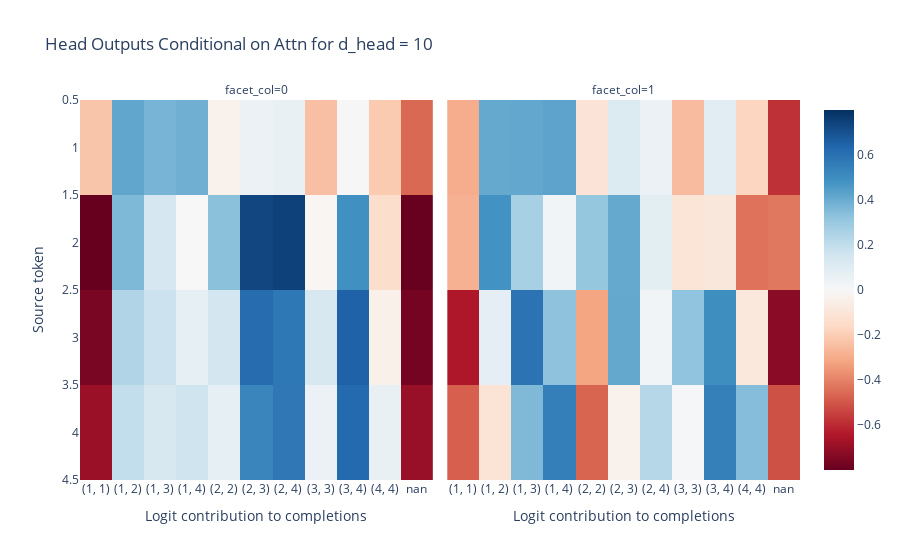
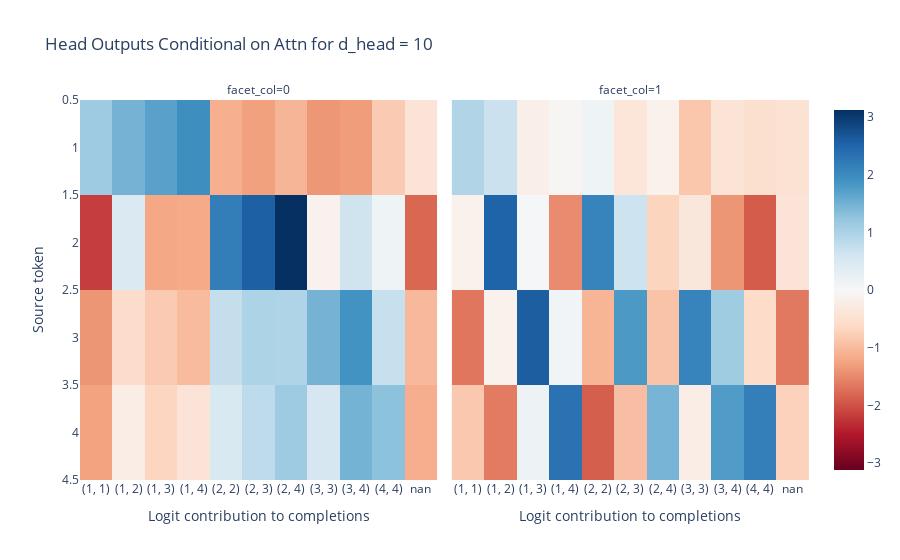
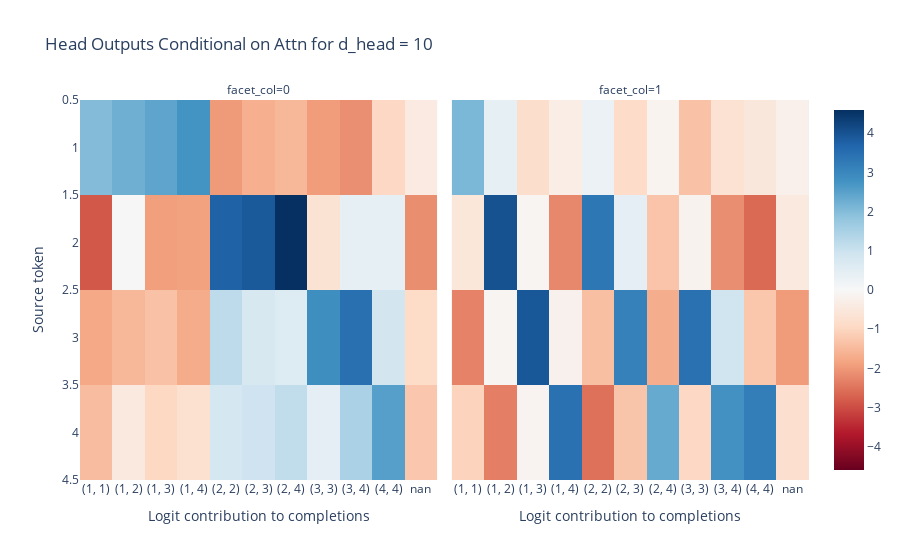

Notebook code cell kept with these figures, in order:
### Code cell
indx = list(ans_map.keys())
indx.append("nan")
x_labels = [str(x) for x in indx]

for dh in [10]:
    cached_models = checkpoints[dh]+[models[dh]]
    for k, pre_trained in enumerate(cached_models):
        head_outputs = t.zeros((model_config.n_heads, model_config.n_ctx, model_config.d_vocab))

        ## getting DLA from each token to each possible continuation
        for i in range(1,5):
            seq = [i,0]
            X = t.Tensor(seq).unsqueeze(0).int()
            for head in range(model_config.n_heads):
                temp = get_head_to_resid(pre_trained, pre_trained.activation_cache, head, X)
                temp = get_head_to_logits(pre_trained, temp)
                #print(head_outputs[head, i-1].shape, temp[0,-1].shape)
                head_outputs[head, i-1,:] = temp[0,-1,:]
        
        seq = [1,2,3,4,0]
        rankings = get_rankings(seq, pre_trained)


        ## getting attention of each token per head


        print(f"Model with d_head = {dh} and num_model = {k} is hierarchical? {is_hier(pre_trained, seq)}")
        print(f"Attention ranking is {rankings}")
        imshow(head_outputs, facet_col = 0, y = [1,2,3,4], x = x_labels, title = f"Head Outputs Conditional on Attn for d_head = {dh}",xaxis = "Logit contribution to completions", yaxis = "Source token")

### Figure 1 — Plotly figure (JSON) as saved in the notebook; plotly's stock layout.template omitted (floating-point values rounded to 4 significant figures)
{"data": [{"coloraxis": "coloraxis", "hovertemplate": "Logit contribution to completions: %{x}<br>Source token: %{y}<br>color: %{z}<extra></extra>", "name": "0", "type": "heatmap", "x": ["(1, 1)", "(1, 2)", "(1, 3)", "(1, 4)", "(2, 2)", "(2, 3)", "(2, 4)", "(3, 3)", "(3, 4)", "(4, 4)", "nan"], "xaxis": "x", "y": [1, 2, 3, 4], "yaxis": "y", "z": [[-0.226, 0.4186, 0.3725, 0.3885, -0.03507, 0.0516, 0.06341, -0.2411, -0.003243, -0.2099, -0.4572], [-0.7985, 0.3578, 0.1391, 0.001253, 0.3306, 0.732, 0.7477, -0.01374, 0.4894, -0.1442, -0.7956], [-0.7603, 0.2419, 0.1733, 0.07371, 0.1463, 0.6175, 0.576, 0.1312, 0.6503, -0.04192, -0.7709], [-0.6911, 0.1978, 0.1325, 0.1648, 0.07186, 0.5279, 0.574, 0.05029, 0.6236, 0.06003, -0.6943]]}, {"coloraxis": "coloraxis", "hovertemplate": "Logit contribution to completions: %{x}<br>Source token: %{y}<br>color: %{z}<extra></extra>", "name": "1", "type": "heatmap", "x": ["(1, 1)", "(1, 2)", "(1, 3)", "(1, 4)", "(2, 2)", "(2, 3)", "(2, 4)", "(3, 3)", "(3, 4)", "(4, 4)", "nan"], "xaxis": "x2", "y": [1, 2, 3, 4], "yaxis": "y2", "z": [[-0.2946, 0.4081, 0.4145, 0.4268, -0.106, 0.1125, 0.05241, -0.2532, 0.09149, -0.1731, -0.5836], [-0.2833, 0.4815, 0.2661, 0.02639, 0.311, 0.4102, 0.0841, -0.1053, -0.09114, -0.4369, -0.4232], [-0.6471, 0.0782, 0.5912, 0.3245, -0.3187, 0.4113, 0.02507, 0.3217, 0.4965, -0.08503, -0.7239], [-0.4803, -0.113, 0.3585, 0.5489, -0.4686, -0.03605, 0.2278, 0.009751, 0.5467, 0.3449, -0.5124]]}], "layout": {"annotations": [{"font": {}, "showarrow": false, "text": "facet_col=0", "x": 0.245, "xanchor": "center", "xref": "paper", "y": 1, "yanchor": "bottom", "yref": "paper"}, {"font": {}, "showarrow": false, "text": "facet_col=1", "x": 0.755, "xanchor": "center", "xref": "paper", "y": 1, "yanchor": "bottom", "yref": "paper"}], "coloraxis": {"cmid": 0, "colorscale": [[0, "rgb(103,0,31)"], [0.1, "rgb(178,24,43)"], [0.2, "rgb(214,96,77)"], [0.3, "rgb(244,165,130)"], [0.4, "rgb(253,219,199)"], [0.5, "rgb(247,247,247)"], [0.6, "rgb(209,229,240)"], [0.7, "rgb(146,197,222)"], [0.8, "rgb(67,147,195)"], [0.9, "rgb(33,102,172)"], [1, "rgb(5,48,97)"]]}, "title": {"text": "Head Outputs Conditional on Attn for d_head = 10"}, "xaxis": {"anchor": "y", "constrain": "domain", "domain": [0, 0.49], "scaleanchor": "y", "title": {"text": "Logit contribution to completions"}}, "xaxis2": {"anchor": "y2", "domain": [0.51, 1], "matches": "x", "title": {"text": "Logit contribution to completions"}}, "yaxis": {"anchor": "x", "autorange": "reversed", "constrain": "domain", "domain": [0, 1], "title": {"text": "Source token"}}, "yaxis2": {"anchor": "x2", "domain": [0, 1], "matches": "y", "showticklabels": false}}}

### Figure 2 — Plotly figure (JSON) as saved in the notebook; plotly's stock layout.template omitted (floating-point values rounded to 4 significant figures)
{"data": [{"coloraxis": "coloraxis", "hovertemplate": "Logit contribution to completions: %{x}<br>Source token: %{y}<br>color: %{z}<extra></extra>", "name": "0", "type": "heatmap", "x": ["(1, 1)", "(1, 2)", "(1, 3)", "(1, 4)", "(2, 2)", "(2, 3)", "(2, 4)", "(3, 3)", "(3, 4)", "(4, 4)", "nan"], "xaxis": "x", "y": [1, 2, 3, 4], "yaxis": "y", "z": [[1.134, 1.48, 1.702, 1.943, -1.126, -1.281, -1.059, -1.379, -1.321, -0.8184, -0.4127], [-2.172, 0.4741, -1.212, -1.19, 2.162, 2.562, 3.121, -0.1271, 0.6449, 0.1503, -1.8], [-1.385, -0.5703, -0.8121, -0.9935, 0.7543, 0.9821, 0.9531, 1.48, 1.886, 0.7299, -1.026], [-1.267, -0.2255, -0.6829, -0.42, 0.4934, 0.8266, 1.127, 0.5448, 1.476, 1.286, -1.14]]}, {"coloraxis": "coloraxis", "hovertemplate": "Logit contribution to completions: %{x}<br>Source token: %{y}<br>color: %{z}<extra></extra>", "name": "1", "type": "heatmap", "x": ["(1, 1)", "(1, 2)", "(1, 3)", "(1, 4)", "(2, 2)", "(2, 3)", "(2, 4)", "(3, 3)", "(3, 4)", "(4, 4)", "nan"], "xaxis": "x2", "y": [1, 2, 3, 4], "yaxis": "y2", "z": [[0.9456, 0.6833, -0.1983, -0.05062, 0.1442, -0.3868, -0.1408, -0.8603, -0.4326, -0.5187, -0.474], [-0.1424, 2.534, 0.02954, -1.482, 2.099, 0.6669, -0.6929, -0.3535, -1.385, -1.904, -0.4205], [-1.673, -0.1446, 2.595, 0.1012, -1.068, 1.795, -0.9065, 2.099, 1.111, -0.5919, -1.643], [-0.8425, -1.631, 0.1674, 2.334, -1.882, -0.9537, 1.461, -0.2161, 1.772, 2.155, -0.7244]]}], "layout": {"annotations": [{"font": {}, "showarrow": false, "text": "facet_col=0", "x": 0.245, "xanchor": "center", "xref": "paper", "y": 1, "yanchor": "bottom", "yref": "paper"}, {"font": {}, "showarrow": false, "text": "facet_col=1", "x": 0.755, "xanchor": "center", "xref": "paper", "y": 1, "yanchor": "bottom", "yref": "paper"}], "coloraxis": {"cmid": 0, "colorscale": [[0, "rgb(103,0,31)"], [0.1, "rgb(178,24,43)"], [0.2, "rgb(214,96,77)"], [0.3, "rgb(244,165,130)"], [0.4, "rgb(253,219,199)"], [0.5, "rgb(247,247,247)"], [0.6, "rgb(209,229,240)"], [0.7, "rgb(146,197,222)"], [0.8, "rgb(67,147,195)"], [0.9, "rgb(33,102,172)"], [1, "rgb(5,48,97)"]]}, "title": {"text": "Head Outputs Conditional on Attn for d_head = 10"}, "xaxis": {"anchor": "y", "constrain": "domain", "domain": [0, 0.49], "scaleanchor": "y", "title": {"text": "Logit contribution to completions"}}, "xaxis2": {"anchor": "y2", "domain": [0.51, 1], "matches": "x", "title": {"text": "Logit contribution to completions"}}, "yaxis": {"anchor": "x", "autorange": "reversed", "constrain": "domain", "domain": [0, 1], "title": {"text": "Source token"}}, "yaxis2": {"anchor": "x2", "domain": [0, 1], "matches": "y", "showticklabels": false}}}

### Figure 3 — Plotly figure (JSON) as saved in the notebook; plotly's stock layout.template omitted (floating-point values rounded to 4 significant figures)
{"data": [{"coloraxis": "coloraxis", "hovertemplate": "Logit contribution to completions: %{x}<br>Source token: %{y}<br>color: %{z}<extra></extra>", "name": "0", "type": "heatmap", "x": ["(1, 1)", "(1, 2)", "(1, 3)", "(1, 4)", "(2, 2)", "(2, 3)", "(2, 4)", "(3, 3)", "(3, 4)", "(4, 4)", "nan"], "xaxis": "x", "y": [1, 2, 3, 4], "yaxis": "y", "z": [[2.017, 2.243, 2.441, 2.753, -1.977, -1.661, -1.516, -1.938, -2.134, -0.9454, -0.422], [-2.846, -0.02095, -1.916, -1.881, 3.75, 3.89, 4.594, -0.6708, 0.4095, 0.4268, -2.142], [-1.768, -1.514, -1.346, -1.727, 1.208, 0.7702, 0.6364, 2.857, 3.473, 0.8673, -0.8922], [-1.432, -0.4619, -0.9692, -0.7262, 0.8311, 0.9427, 1.159, 0.4342, 1.484, 2.532, -1.256]]}, {"coloraxis": "coloraxis", "hovertemplate": "Logit contribution to completions: %{x}<br>Source token: %{y}<br>color: %{z}<extra></extra>", "name": "1", "type": "heatmap", "x": ["(1, 1)", "(1, 2)", "(1, 3)", "(1, 4)", "(2, 2)", "(2, 3)", "(2, 4)", "(3, 3)", "(3, 4)", "(4, 4)", "nan"], "xaxis": "x2", "y": [1, 2, 3, 4], "yaxis": "y2", "z": [[2.103, 0.4186, -0.8143, -0.3431, 0.2956, -0.8661, -0.1472, -1.36, -0.6927, -0.5264, -0.2389], [-0.5484, 4.019, -0.08831, -2.227, 3.321, 0.4504, -1.304, -0.1701, -2.138, -2.617, -0.4519], [-2.297, -0.1053, 3.922, -0.2164, -1.4, 3.116, -1.688, 3.444, 0.9116, -1.273, -1.958], [-1.05, -2.343, -0.1307, 3.444, -2.527, -1.302, 2.339, -0.9646, 2.788, 3.199, -0.778]]}], "layout": {"annotations": [{"font": {}, "showarrow": false, "text": "facet_col=0", "x": 0.245, "xanchor": "center", "xref": "paper", "y": 1, "yanchor": "bottom", "yref": "paper"}, {"font": {}, "showarrow": false, "text": "facet_col=1", "x": 0.755, "xanchor": "center", "xref": "paper", "y": 1, "yanchor": "bottom", "yref": "paper"}], "coloraxis": {"cmid": 0, "colorscale": [[0, "rgb(103,0,31)"], [0.1, "rgb(178,24,43)"], [0.2, "rgb(214,96,77)"], [0.3, "rgb(244,165,130)"], [0.4, "rgb(253,219,199)"], [0.5, "rgb(247,247,247)"], [0.6, "rgb(209,229,240)"], [0.7, "rgb(146,197,222)"], [0.8, "rgb(67,147,195)"], [0.9, "rgb(33,102,172)"], [1, "rgb(5,48,97)"]]}, "title": {"text": "Head Outputs Conditional on Attn for d_head = 10"}, "xaxis": {"anchor": "y", "constrain": "domain", "domain": [0, 0.49], "scaleanchor": "y", "title": {"text": "Logit contribution to completions"}}, "xaxis2": {"anchor": "y2", "domain": [0.51, 1], "matches": "x", "title": {"text": "Logit contribution to completions"}}, "yaxis": {"anchor": "x", "autorange": "reversed", "constrain": "domain", "domain": [0, 1], "title": {"text": "Source token"}}, "yaxis2": {"anchor": "x2", "domain": [0, 1], "matches": "y", "showticklabels": false}}}
